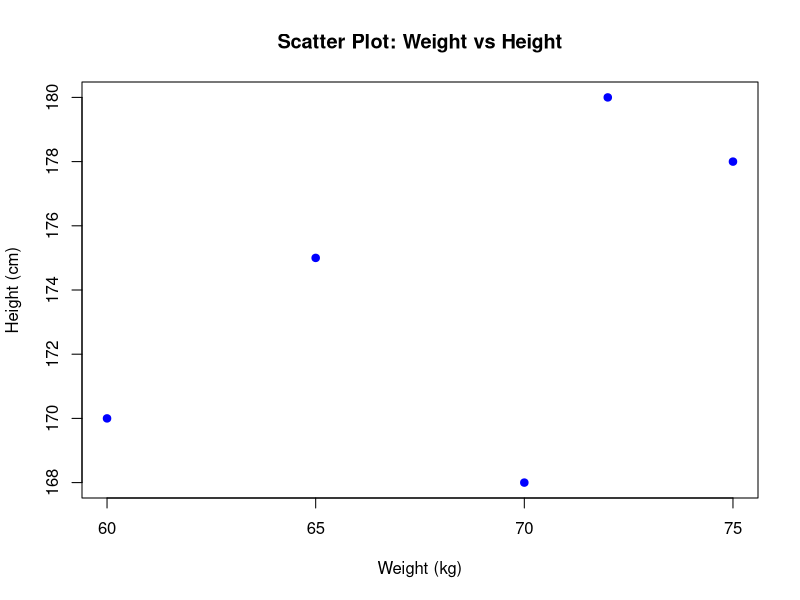

Source code (R):
weight <- c(60, 65, 70, 72, 75)
height <- c(170, 175, 168, 180, 178)

x<-plot(weight, height, 
     main = "Scatter Plot: Weight vs Height", 
     xlab = "Weight (kg)", 
     ylab = "Height (cm)", 
     col = "blue",pch = 19)
x
